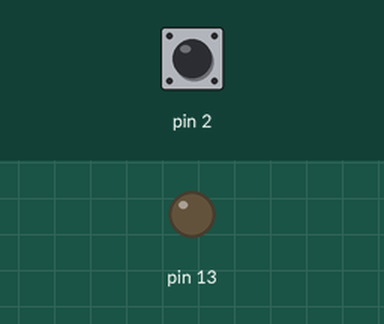
Simulated run of this sketch. Board: Arduino Uno, built with avr-gcc and run on an emulated ATmega328P. On the bench: output pins drawn as LEDs (lit = HIGH). Inputs (shaded band) come from the test bench; at power-on: pin 2 LOW.

Above: at 1.2 s.
1.3 s: pin 2 pulsed HIGH 2 times (0.12 s each, 0.3 s apart)
At 1.9 s:
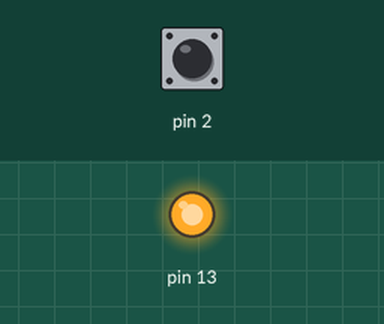
Timing chart, 0 to 4.3 s (numbered marks = the images above; inputs shaded):
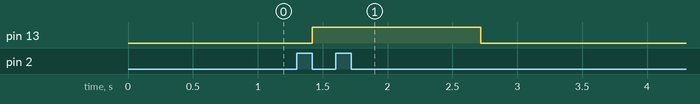

The sketch:

channel6_test.ino
```cpp
void setup() {
  pinMode(13, OUTPUT);
}

void loop() {
  if(pulseIn(2, HIGH) > 2000)
    digitalWrite(13, HIGH);
  else
    digitalWrite(13, LOW);
}
```

Measured:
- after the input at 1.3 s, pin 13: LOW → HIGH after 0.12 s, → LOW 1.3 s later
